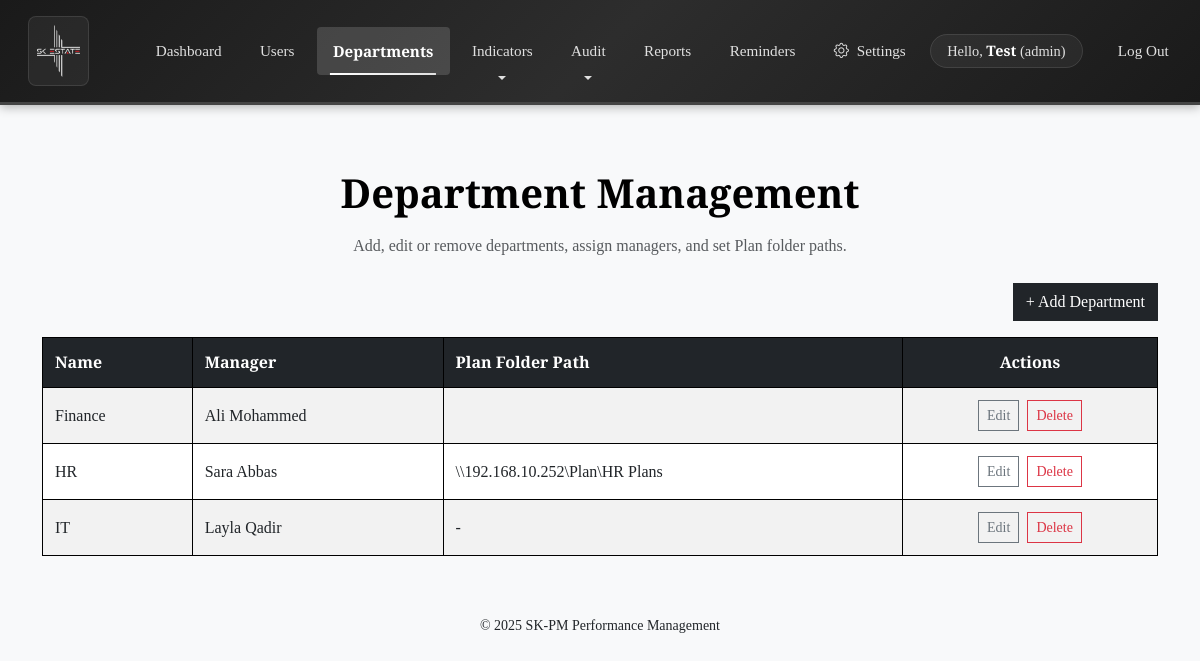
Screenshot of /departments.php (signed in) with the database file from the repository.
### tables this page shows
CREATE TABLE `users` (
  `user_id` int(11) NOT NULL,
  `name` varchar(100) NOT NULL,
  `email` varchar(255) NOT NULL,
  `password_hash` varchar(255) NOT NULL,
  `role_id` int(11) NOT NULL,
  `dept_id` int(11) DEFAULT NULL,
  `phone` varchar(20) DEFAULT NULL,
  `telegram_chat_id` bigint(20) DEFAULT NULL,
  `position` varchar(100) DEFAULT NULL,
  `birth_date` date DEFAULT NULL,
  `hire_date` date DEFAULT NULL,
  `rating_window_days` int(11) DEFAULT 0,
  `active` tinyint(1) DEFAULT 1,
  `email_verified` tinyint(1) DEFAULT 0,
  `email_verification_token` varchar(255) DEFAULT NULL,
  `email_verification_expires` datetime DEFAULT NULL
);

CREATE TABLE `departments` (
  `dept_id` int(11) NOT NULL,
  `dept_name` varchar(100) NOT NULL,
  `manager_id` int(11) DEFAULT NULL,
  `share_path` varchar(255) DEFAULT NULL
);

### backend/user_controller.php (called while the page is built, shortened)
<?php
require_once __DIR__ . '/db.php';
function getUser(int $user_id): array|false {
    global $pdo;
    $sql = "
        SELECT
            u.user_id,
            u.name,
            u.email,
            u.role_id,
            r.role_name,
            u.dept_id
        FROM users u
        JOIN roles r ON u.role_id = r.role_id
        WHERE u.user_id = :uid
    ";
    $stmt = $pdo->prepare($sql);
    $stmt->execute([':uid' => $user_id]);
    return $stmt->fetch(PDO::FETCH_ASSOC);
}

### backend/department_controller.php (called while the page is built, shortened)
<?php
final class DepartmentRepository
{
    private PDO $pdo;
    public function __construct(PDO $pdo)
    {
        $this->pdo = $pdo;
    }
    public function fetchAllDepartments(): array
    {
        $sql = "
            SELECT
                d.dept_id,
                d.dept_name,
                d.manager_id,
                u.name         AS manager_name,
                d.share_path   AS share_path
            FROM departments d
            LEFT JOIN users u
              ON u.user_id = d.manager_id
            ORDER BY d.dept_name
        ";
        $stmt = $this->pdo->query($sql);
        return $stmt->fetchAll(PDO::FETCH_ASSOC);
    }
}

### departments.php (the view, shortened to what this page needs)
<?php
require_once __DIR__ . '/backend/department_controller.php';
$deptRepo = new Backend\DepartmentRepository($pdo);
$departments = $deptRepo->fetchAllDepartments();
?>
<!DOCTYPE html>
<html lang="en">
<head>
  <link href="https://cdn.jsdelivr.net/npm/bootstrap@5.3.0/dist/css/bootstrap.min.css" rel="stylesheet">
  <link rel="stylesheet" href="./assets/css/style.css">
</head>
<body class="font-serif bg-light text-dark">
<?php include __DIR__ . '/partials/navbar.php'; ?>
<div class="container py-4">
  <h1 class="mb-3 text-center">Department Management</h1>
  <p class="text-center text-muted mb-4">Add, edit or remove departments, assign managers, and set Plan folder paths.</p>
  <div class="text-end mb-3">
    <button class="btn btn-dark" data-bs-toggle="modal" data-bs-target="#createModal">+ Add Department</button>
  </div>
  <div class="table-responsive">
    <table class="table table-striped table-bordered align-middle">
      <thead class="table-dark">
        <tr>
          <th>Name</th>
          <th>Manager</th>
          <th>Plan Folder Path</th>
          <th class="text-center">Actions</th>
        </tr>
      </thead>
      <tbody>
        <?php foreach ($departments as $d): ?>
          <tr>
            <td><?= htmlspecialchars($d['dept_name']) ?></td>
            <td><?= htmlspecialchars($d['manager_name'] ?? '-') ?></td>
            <td>
              <?= htmlspecialchars($d['share_path'] ?? '-') ?>
            </td>
            <td class="text-center">
              <button class="btn btn-sm btn-outline-secondary me-1"
                      data-bs-toggle="modal" data-bs-target="#editModal<?= $d['dept_id'] ?>">
                Edit
              </button>
              <form method="POST" class="d-inline" onsubmit="return confirm('Delete this department?');">
                <button type="submit" class="btn btn-sm btn-outline-danger">Delete</button>
              </form>
            </td>
          </tr>
        <?php endforeach; ?>
      </tbody>
    </table>
  </div>
</div>
<footer class="text-center py-3">
  <small>&copy; <?= date('Y') ?> SK‑PM Performance Management</small>
</footer>
</body>
</html>

### partials/navbar.php (shortened to what this page needs)
<?php
require_once __DIR__ . '/../backend/user_controller.php';
$user      = getUser($_SESSION['user_id']);
$roleId    = (int)($_SESSION['role_id'] ?? 0);
$roleName  = htmlspecialchars($_SESSION['role_name'] ?? '');
$userName  = htmlspecialchars($user['name']       ?? '');
$currentPage = basename($_SERVER['PHP_SELF']);
function isActivePage($page) {
    global $currentPage;
    return $currentPage === $page ? 'active' : '';
}
function isActiveDropdown($pages) {
    global $currentPage;
    return in_array($currentPage, $pages) ? 'active' : '';
}
?>
<!DOCTYPE html>
<html lang="en">
<head>
<link href="https://cdn.jsdelivr.net/npm/bootstrap@5.3.0/dist/css/bootstrap.min.css" rel="stylesheet">
<link href="https://cdn.jsdelivr.net/npm/bootstrap-icons@1.11.3/font/bootstrap-icons.css" rel="stylesheet">
<link rel="stylesheet" href="./assets/css/style.css">
</head>
<body>
<nav class="navbar navbar-expand-lg navbar-dark bg-dark mb-4">
  <div class="container-fluid">
  <a class="navbar-brand d-flex align-items-center" href="dashboard.php">
  <img src="./assets/logo/SKE.png" alt="SK Group" class="d-inline-block align-text-top">
</a>
    <div class="collapse navbar-collapse" id="navMenu">
      <ul class="navbar-nav me-auto">
        <li class="nav-item">
          <a class="nav-link <?= isActivePage('dashboard.php') ?>" href="dashboard.php">Dashboard</a>
        </li>
        <?php if ($roleId === 1): ?>
          <li class="nav-item"><a class="nav-link <?= isActivePage('users.php') ?>" href="users.php">Users</a></li>
          <li class="nav-item"><a class="nav-link <?= isActivePage('departments.php') ?>" href="departments.php">Departments</a></li>
          <li class="nav-item dropdown">
            <a class="nav-link dropdown-toggle <?= isActiveDropdown(['individual_indicators.php', 'department_indicators.php']) ?>" href="#" id="indicatorsDrop"
               role="button" data-bs-toggle="dropdown" aria-expanded="false">
              Indicators
            </a>
          </li>
          <li class="nav-item dropdown">
            <a class="nav-link dropdown-toggle <?= isActiveDropdown(['audit_evaluations.php', 'audit_departments.php']) ?>" href="#" id="auditDrop"
               role="button" data-bs-toggle="dropdown" aria-expanded="false">
              Audit
            </a>
          </li>
          <li class="nav-item"><a class="nav-link <?= isActivePage('reports.php') ?>" href="reports.php">Reports</a></li>
          <li class="nav-item"><a class="nav-link <?= isActivePage('reminders.php') ?>" href="reminders.php">Reminders</a></li>
          <li class="nav-item">
            <a class="nav-link <?= isActivePage('settings.php') ?>" href="settings.php">
              <i class="bi bi-gear me-1"></i> Settings
            </a>
          </li>
        <?php else: ?>
          <li class="nav-item"><a class="nav-link <?= isActivePage('evaluate.php') ?>" href="evaluate.php">
                Submit Ratings</a></li>
        <?php endif; ?>
      </ul>
      <ul class="navbar-nav ms-auto align-items-center">
        <li class="nav-item me-3">
          <span class="navbar-text">
            Hello, <strong><?= $userName ?></strong> (<?= $roleName ?>)
          </span>
        </li>
        <li class="nav-item">
          <a class="nav-link <?= isActivePage('logout.php') ?>" href="logout.php">Log Out</a>
        </li>
      </ul>
    </div>
  </div>
</nav>
</body>
</html>

### assets/css/style.css (style rules this page uses)
html, body { height: 100%; margin: 0; padding: 0; background-color: rgba(var(--bs-light-rgb), var(--bs-bg-opacity)) !important; color: #000000; font-family: 'Merriweather', serif; line-height: 1.6; }
h1, h2, h3, h4, h5, h6 { font-family: 'Playfair Display', serif; margin-top: 1rem; margin-bottom: 1rem; font-weight: 700; color: #000000; }
.navbar { background: linear-gradient(135deg, #1a1a1a 0%, #2d2d2d 50%, #1a1a1a 100%) !important; border-bottom: 3px solid #444; box-shadow: 0 2px 10px rgba(0, 0, 0, 0.3); padding: 0.5rem 0; font-family: 'Merriweather', serif; }
.navbar-brand { padding: 0.5rem 1rem; transition: transform 0.3s ease; margin-right: 2rem; }
.navbar-brand img { height: 70px; width: auto; max-width: 120px; filter: brightness(1.1) contrast(1.1); object-fit: contain; background: rgba(255, 255, 255, 0.05); padding: 0.5rem; border-radius: 8px; border: 1px solid rgba(255, 255, 255, 0.1); }
.navbar-nav .nav-link { color: #e0e0e0 !important; font-weight: 500; font-size: 0.95rem; padding: 0.75rem 1rem !important; position: relative; transition: all 0.3s ease; border-radius: 4px; margin: 0 0.2rem; }
.navbar-nav .nav-link::after { content: ''; position: absolute; bottom: 0; left: 50%; width: 0; height: 2px; background: linear-gradient(90deg, #fff, #ccc); transition: all 0.4s ease; transform: translateX(-50%); }
.navbar-nav .nav-link[href="logout.php"]::after { background: linear-gradient(90deg, #ff4444, #cc0000); }
.navbar-nav .nav-link.active { color: #ffffff !important; background: rgba(255, 255, 255, 0.15); font-weight: 600; }
.navbar-nav .nav-link.active::after { width: 80%; background: linear-gradient(90deg, #ffffff, #e0e0e0); }
.dropdown-toggle::after { display: none; }
.dropdown-toggle::before { content: ''; position: absolute; bottom: -5px; left: 50%; transform: translateX(-50%); width: 0; height: 0; border-left: 4px solid transparent; border-right: 4px solid transparent; border-top: 4px solid #e0e0e0; }
.navbar-text { color: #e0e0e0 !important; font-family: 'Playfair Display', serif; font-size: 0.9rem; padding: 0.5rem 1rem; background: rgba(255, 255, 255, 0.05); border-radius: 20px; border: 1px solid rgba(255, 255, 255, 0.1); }
.navbar-text strong { color: #ffffff; font-weight: 600; }
.bi-gear { transition: transform 0.3s ease; }
.bg-dark { --bs-bg-opacity: 1; background-color: rgba(var(--bs-dark-rgb), var(--bs-bg-opacity)) !important; }
.table { width: 100%; margin-bottom: 1rem; border-collapse: collapse; }
.table th, .table td { border: 1px solid #000000; padding: 0.75rem; vertical-align: middle; }
.btn { border-radius: 0; font-family: inherit; }
.mb-3 { margin-bottom: 1rem !important; }
.mb-4 { margin-bottom: 1.5rem !important; }
.text-center { text-align: center !important; }

### rows the page displays
users: name "Test"
departments: dept_name "Finance", manager.name "Ali Mohammed"
departments: dept_name "HR", manager.name "Sara Abbas", share_path "\\\\192.168.10.252\\Plan\\HR Plans"
departments: dept_name "IT", manager.name "Layla Qadir", share_path "-"

### other values shown
$roleName "admin"
